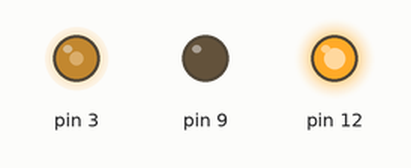
A sketch run on a simulated Arduino Uno, built with avr-gcc and run on an emulated ATmega328P. Parts: output pins drawn as LEDs (lit = HIGH). What the sketch prints to the serial monitor is not drawn.

Above: at 0.05 s.
At 1.5 s:
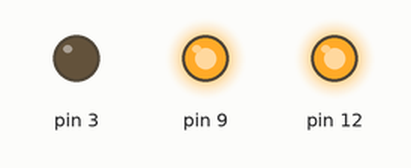
At 2.95 s:
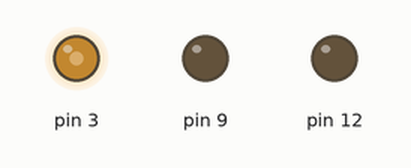
Timing chart, 0 to 6.9 s (numbered marks = the images above):
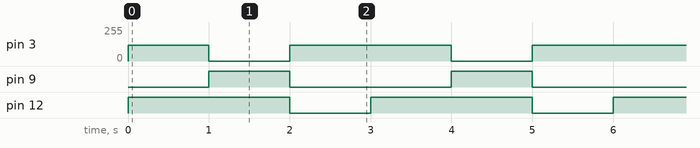

Measured:
- by itself, pin 3: repeats every 3.0 s: 0/255 1.0 s, 120/255 2.0 s
- by itself, pin 9: alternates HIGH for 1.0 s and LOW for 2.0 s
- by itself, pin 12: alternates HIGH for 2.0 s and LOW for 1.0 s

The sketch:

0_Fader_MotorTest.ino
```cpp
/*
* Tangible User Interface class - CIID
* written by Pierluigi Dalla Rosa (www.pierdr.com)
* Teaching with Massimo Banzi and Jose Chavarria
*
* This sketch introduces you to controlling a motor!
* It makes the motor move back and forth,
* helping you understand basic motor control.
*/

#include "Motor.h"
// Standard pin mappings for Arduino Motor Shield Rev3
Motor motorA(3, 12, 9);  // PWM on pin 3, Direction on pin 12, Brake on pin 9
// Motor motorB(11, 13, 8);  // PWM on pin 11, Direction on pin 13, Brake on pin 8


void setup() {
  intiSerial();

  motorA.begin();
}

void loop() {
  // put your main code here, to run repeatedly:
  // Run motor A forward at half speed
  motorA.forward(120);

  delay(1000);

  // Disable motor
  motorA.disable();

  delay(1000);

  // Release brakes and set speeds directly
  motorA.enable();

  // Can also use setSpeed with positive/negative values
  motorA.setSpeed(-120);  // Backward at about 78% speed


  delay(1000);
}
```

Motor.cpp
```cpp
/*
 *
 * Motor control for use with the Arduino Motor Shield Rev3 or compatible shields
 *
 * Tangible User Interface class - CIID
 * written by Pierluigi Dalla Rosa (www.pierdr.com)
 * Teaching with Massimo Banzi and Jose Chavarria
 */


#include "Motor.h"


// Motor.cpp implementation
Motor::Motor(int pwmPin, int dirPin, int enablePin) {
    _pwmPin = pwmPin;
    _dirPin = dirPin;
    _enablePin = enablePin;
    _currentSpeed = 0;
}

void Motor::begin() {
    pinMode(_pwmPin, OUTPUT);
    pinMode(_dirPin, OUTPUT);
    pinMode(_enablePin, OUTPUT);

    // Initialize with motor stopped and enable released
    digitalWrite(_enablePin, LOW);
    analogWrite(_pwmPin, 0);
    digitalWrite(_dirPin, LOW);
}

void Motor::setSpeed(int speed) {
    // Constrain speed to valid range
    speed = constrain(speed, -255, 255);
    _currentSpeed = speed;

    if (speed >= 0) {
        digitalWrite(_dirPin, HIGH);  // Forward
        analogWrite(_pwmPin, speed);
    } else {
        digitalWrite(_dirPin, LOW);   // Backward
        analogWrite(_pwmPin, -speed);
    }
}

int Motor::getSpeed() {
    return _currentSpeed;
}

void Motor::forward(int speed) {
    speed = constrain(speed, 0, 255);
    digitalWrite(_dirPin, HIGH);
    analogWrite(_pwmPin, speed);
    _currentSpeed = speed;
}

void Motor::backward(int speed) {
    speed = constrain(speed, 0, 255);
    digitalWrite(_dirPin, LOW);
    analogWrite(_pwmPin, speed);
    _currentSpeed = -speed;
}

void Motor::disable() {
    digitalWrite(_enablePin, HIGH);
    analogWrite(_pwmPin, 0);
    _currentSpeed = 0;
}

void Motor::enable() {
    digitalWrite(_enablePin, LOW);
}
```

Motor.h
```cpp
#include <Arduino.h>
/*
* Tangible User Interface class - CIID
* written by Pierluigi Dalla Rosa (www.pierdr.com)
* Teaching with Massimo Banzi and Jose Chavarria
*/

class Motor {
    public:
        Motor(int pwmPin, int dirPin, int brakePin);
        void begin();
        void setSpeed(int speed);  // -255 to 255
        int getSpeed();
        void forward(int speed);
        void backward(int speed);
        void disable();
        void enable();

    private:
        int _pwmPin;
        int _dirPin;
        int _enablePin;
        int _currentSpeed;
};
```

init.ino
```cpp
void intiSerial()
{
  Serial.begin(115200);
  Serial.println("Motor test - Fader");
}
```
